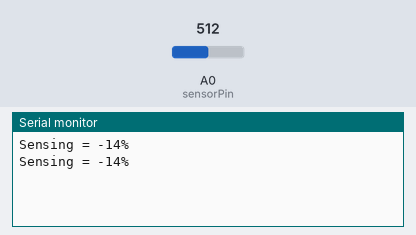
Bench run of a sketch on a simulated Arduino Uno, built with avr-gcc and run on an emulated ATmega328P. Shown: the last lines printed to the serial monitor. The inputs (shaded band) are chosen by the test bench; at power-on: A0 (sensorPin) = 512.

Above: at 1.8 s.
1.9 s: A0 (sensorPin) set to 716
At 2.6 s:
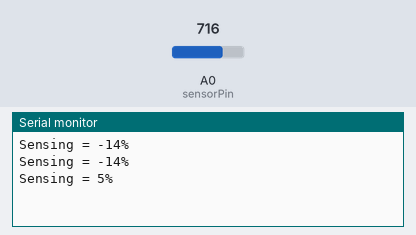
3.4 s: A0 (sensorPin) set to 900
At 4.8 s:
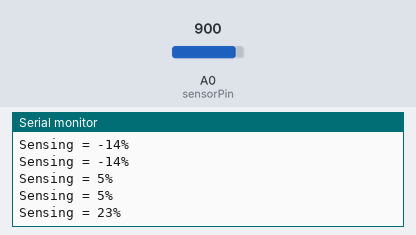
Timing chart, 0 to 6.4 s (numbered marks = the images above; inputs shaded):
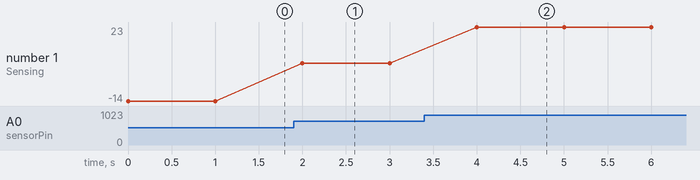

The sketch:

Arduino_water_sensor.ino
```cpp
/********************
 * Water level sensor tester
 * measuring the capacitance of water and hence the water level.
 ********************/
int sensorPin = A0;
int sensorValue = 0;

void setup() {
 Serial.begin(38400);
}

void loop() {
 sensorValue = analogRead(sensorPin);

 Serial.print("Sensing = " );
 Serial.print(sensorValue*100/1024);
 Serial.println("%");

 delay(1000);
}
```

Measured:
- after the input at 1.9 s, the serial monitor: prints a new line after 0.10 s (image 1)
- after the input at 3.4 s, the serial monitor: prints a new line after 0.60 s (image 2)
- plotted number 1: -14 → 5 after the input at 1.9 s, 5 → 23 after the input at 3.4 s
